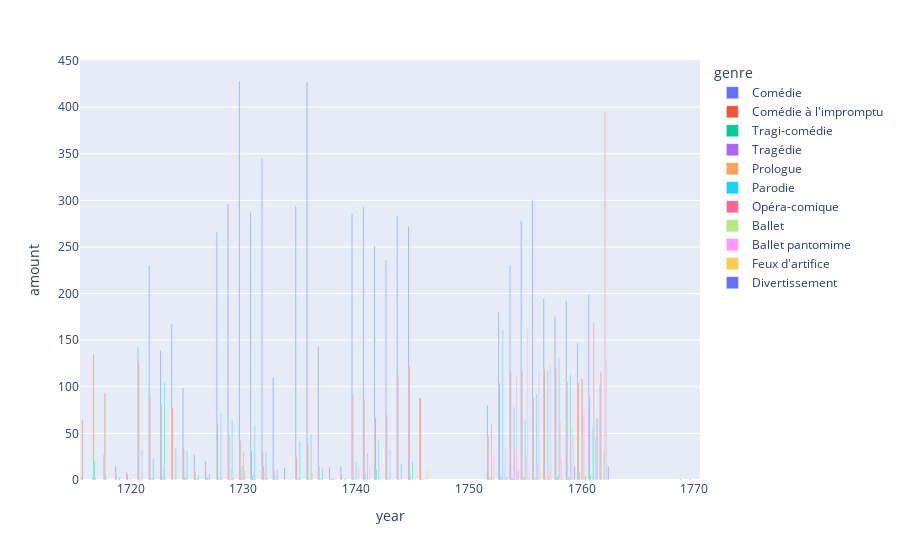

This figure's notebook cell:
### Code cell
#on importe les librairies pour les graphiques intéractifs
import seaborn as sns
import plotly.express as px

#on génère un barplot
#on utilise color="genre" pour dire qu'on veut distinguer selon les genre en donnant une couleur différente à chaque valeur
#on utilise barmode="group" pour regrouper le long de l'axe x
fig = px.bar(df_grouped, x='year', y='amount', color="genre", barmode="group")
#on affiche
fig.show()

### Figure 1 — Plotly figure (JSON) as saved in the notebook; plotly's stock layout.template omitted (floating-point values rounded to 4 significant figures)
{"data": [{"alignmentgroup": "True", "hovertemplate": "genre=Comédie<br>year=%{x}<br>amount=%{y}<extra></extra>", "legendgroup": "Comédie", "marker": {"color": "#636efa", "pattern": {"shape": ""}}, "name": "Comédie", "offsetgroup": "Comédie", "orientation": "v", "showlegend": true, "textposition": "auto", "type": "bar", "x": [1716, 1717, 1718, 1719, 1720, 1721, 1722, 1723, 1724, 1725, 1726, 1727, 1728, 1729, 1730, 1731, 1732, 1733, 1734, 1735, 1736, 1737, 1738, 1739, 1740, 1741, 1742, 1743, 1744, 1745, 1746, 1752, 1753, 1754, 1755, 1756, 1757, 1758, 1759, 1760, 1761, 1762, 1770], "xaxis": "x", "y": [3, 3, 27, 15, 8, 142, 230, 139, 167, 99, 27, 20, 266, 296, 428, 287, 345, 110, 13, 294, 427, 143, 14, 15, 286, 293, 251, 236, 283, 272, 88, 80, 180, 230, 278, 301, 195, 175, 192, 147, 199, 102, 1], "yaxis": "y"}, {"alignmentgroup": "True", "hovertemplate": "genre=Comédie à l'impromptu<br>year=%{x}<br>amount=%{y}<extra></extra>", "legendgroup": "Comédie à l'impromptu", "marker": {"color": "#EF553B", "pattern": {"shape": ""}}, "name": "Comédie à l'impromptu", "offsetgroup": "Comédie à l'impromptu", "orientation": "v", "showlegend": true, "textposition": "auto", "type": "bar", "x": [1716, 1717, 1718, 1719, 1720, 1721, 1722, 1723, 1724, 1725, 1726, 1727, 1728, 1729, 1730, 1731, 1732, 1733, 1735, 1736, 1737, 1739, 1740, 1741, 1742, 1743, 1744, 1745, 1746, 1752, 1753, 1754, 1755, 1756, 1757, 1758, 1759, 1760, 1761, 1762], "xaxis": "x", "y": [64, 135, 93, 6, 6, 126, 90, 81, 77, 33, 9, 1, 61, 49, 42, 31, 31, 10, 25, 40, 15, 6, 92, 86, 67, 70, 112, 122, 88, 47, 104, 116, 115, 88, 120, 120, 106, 104, 89, 116], "yaxis": "y"}, {"alignmentgroup": "True", "hovertemplate": "genre=Tragi-comédie<br>year=%{x}<br>amount=%{y}<extra></extra>", "legendgroup": "Tragi-comédie", "marker": {"color": "#00cc96", "pattern": {"shape": ""}}, "name": "Tragi-comédie", "offsetgroup": "Tragi-comédie", "orientation": "v", "showlegend": true, "textposition": "auto", "type": "bar", "x": [1717, 1718, 1721, 1722, 1723, 1725, 1726, 1727, 1728, 1730, 1731, 1732, 1733, 1736, 1737, 1738, 1740, 1741, 1742, 1743, 1744, 1745, 1746, 1752, 1753, 1754, 1755, 1756, 1757, 1758, 1759, 1760, 1761, 1769], "xaxis": "x", "y": [20, 7, 1, 3, 4, 3, 2, 3, 1, 15, 5, 15, 5, 2, 2, 2, 2, 7, 11, 1, 1, 5, 1, 1, 1, 2, 2, 2, 2, 3, 2, 8, 6, 1], "yaxis": "y"}, {"alignmentgroup": "True", "hovertemplate": "genre=Tragédie<br>year=%{x}<br>amount=%{y}<extra></extra>", "legendgroup": "Tragédie", "marker": {"color": "#ab63fa", "pattern": {"shape": ""}}, "name": "Tragédie", "offsetgroup": "Tragédie", "orientation": "v", "showlegend": true, "textposition": "auto", "type": "bar", "x": [1717, 1725, 1729, 1730, 1735, 1752, 1753, 1754, 1755, 1756, 1758, 1759], "xaxis": "x", "y": [2, 2, 1, 3, 2, 3, 4, 2, 3, 2, 5, 3], "yaxis": "y"}, {"alignmentgroup": "True", "hovertemplate": "genre=Prologue<br>year=%{x}<br>amount=%{y}<extra></extra>", "legendgroup": "Prologue", "marker": {"color": "#FFA15A", "pattern": {"shape": ""}}, "name": "Prologue", "offsetgroup": "Prologue", "orientation": "v", "showlegend": true, "textposition": "auto", "type": "bar", "x": [1718, 1719, 1721, 1722, 1723, 1724, 1725, 1726, 1727, 1728, 1729, 1730, 1731, 1732, 1733, 1736, 1738, 1752, 1753, 1754, 1755, 1756, 1758, 1759], "xaxis": "x", "y": [1, 1, 4, 2, 14, 6, 3, 2, 3, 8, 13, 16, 10, 10, 2, 1, 1, 2, 4, 2, 4, 3, 5, 1], "yaxis": "y"}, {"alignmentgroup": "True", "hovertemplate": "genre=Parodie<br>year=%{x}<br>amount=%{y}<extra></extra>", "legendgroup": "Parodie", "marker": {"color": "#19d3f3", "pattern": {"shape": ""}}, "name": "Parodie", "offsetgroup": "Parodie", "orientation": "v", "showlegend": true, "textposition": "auto", "type": "bar", "x": [1719, 1720, 1721, 1722, 1723, 1724, 1725, 1726, 1727, 1728, 1729, 1730, 1731, 1732, 1733, 1734, 1735, 1736, 1737, 1738, 1739, 1740, 1741, 1742, 1743, 1744, 1745, 1746, 1752, 1753, 1754, 1755, 1756, 1757, 1758, 1759, 1760, 1761, 1762], "xaxis": "x", "y": [4, 1, 32, 23, 105, 34, 31, 6, 7, 71, 64, 31, 59, 31, 11, 1, 41, 50, 13, 2, 2, 19, 29, 42, 33, 17, 20, 1, 61, 161, 78, 65, 93, 117, 130, 113, 109, 57, 31], "yaxis": "y"}, {"alignmentgroup": "True", "hovertemplate": "genre=Opéra-comique<br>year=%{x}<br>amount=%{y}<extra></extra>", "legendgroup": "Opéra-comique", "marker": {"color": "#FF6692", "pattern": {"shape": ""}}, "name": "Opéra-comique", "offsetgroup": "Opéra-comique", "orientation": "v", "showlegend": true, "textposition": "auto", "type": "bar", "x": [1723, 1728, 1729, 1730, 1731, 1732, 1733, 1735, 1736, 1754, 1755, 1756, 1757, 1758, 1759, 1760, 1761, 1762], "xaxis": "x", "y": [1, 3, 3, 10, 1, 3, 2, 1, 7, 35, 26, 17, 5, 62, 37, 108, 169, 395], "yaxis": "y"}, {"alignmentgroup": "True", "hovertemplate": "genre=Ballet<br>year=%{x}<br>amount=%{y}<extra></extra>", "legendgroup": "Ballet", "marker": {"color": "#B6E880", "pattern": {"shape": ""}}, "name": "Ballet", "offsetgroup": "Ballet", "orientation": "v", "showlegend": true, "textposition": "auto", "type": "bar", "x": [1732, 1741, 1752, 1753, 1754, 1755, 1756, 1757, 1758, 1759, 1760, 1761, 1762], "xaxis": "x", "y": [2, 1, 5, 11, 3, 5, 58, 12, 3, 55, 48, 74, 35], "yaxis": "y"}, {"alignmentgroup": "True", "hovertemplate": "genre=Ballet pantomime<br>year=%{x}<br>amount=%{y}<extra></extra>", "legendgroup": "Ballet pantomime", "marker": {"color": "#FF97FF", "pattern": {"shape": ""}}, "name": "Ballet pantomime", "offsetgroup": "Ballet pantomime", "orientation": "v", "showlegend": true, "textposition": "auto", "type": "bar", "x": [1734, 1738, 1740, 1741, 1742, 1743, 1752, 1753, 1754, 1755, 1756, 1757, 1758, 1759, 1760, 1761, 1762], "xaxis": "x", "y": [2, 2, 14, 14, 1, 1, 25, 35, 112, 162, 118, 123, 22, 47, 76, 45, 129], "yaxis": "y"}, {"alignmentgroup": "True", "hovertemplate": "genre=Feux d'artifice<br>year=%{x}<br>amount=%{y}<extra></extra>", "legendgroup": "Feux d'artifice", "marker": {"color": "#FECB52", "pattern": {"shape": ""}}, "name": "Feux d'artifice", "offsetgroup": "Feux d'artifice", "orientation": "v", "showlegend": true, "textposition": "auto", "type": "bar", "x": [1745, 1746, 1756, 1757, 1760], "xaxis": "x", "y": [2, 12, 13, 16, 11], "yaxis": "y"}, {"alignmentgroup": "True", "hovertemplate": "genre=Divertissement<br>year=%{x}<br>amount=%{y}<extra></extra>", "legendgroup": "Divertissement", "marker": {"color": "#636efa", "pattern": {"shape": ""}}, "name": "Divertissement", "offsetgroup": "Divertissement", "orientation": "v", "showlegend": true, "textposition": "auto", "type": "bar", "x": [1753, 1754, 1755, 1758, 1759, 1760, 1761, 1762], "xaxis": "x", "y": [3, 9, 2, 1, 15, 4, 66, 15], "yaxis": "y"}], "layout": {"autosize": true, "barmode": "group", "legend": {"title": {"text": "genre"}, "tracegroupgap": 0}, "margin": {"t": 60}, "xaxis": {"anchor": "y", "autorange": true, "domain": [0, 1], "range": [1716.0, 1770.0], "title": {"text": "year"}, "type": "linear"}, "yaxis": {"anchor": "x", "autorange": true, "domain": [0, 1], "range": [0, 450.5], "title": {"text": "amount"}, "type": "linear"}}}
